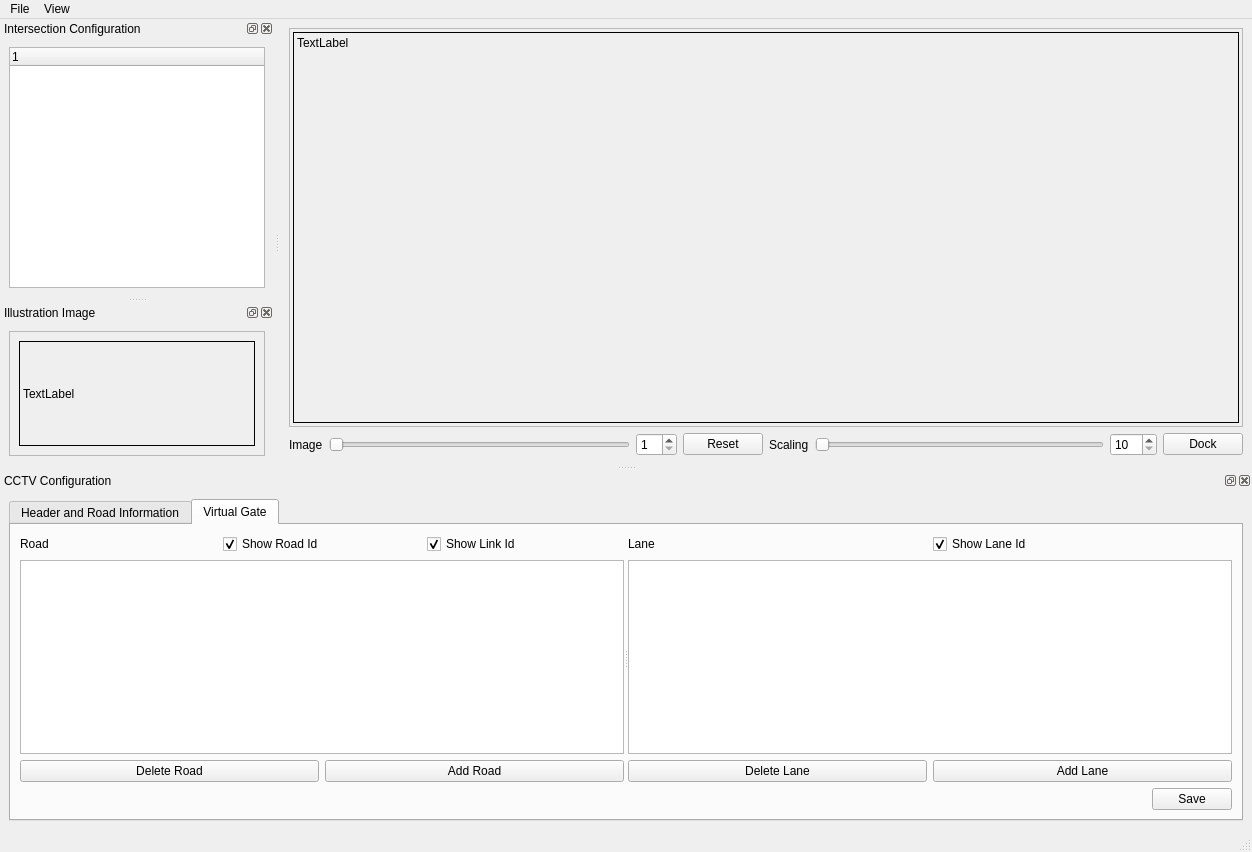
<?xml version="1.0" encoding="UTF-8"?>
<ui version="4.0">
 <class>MainWindow</class>
 <widget class="QMainWindow" name="MainWindow">
  <property name="geometry">
   <rect>
    <x>0</x>
    <y>0</y>
    <width>1252</width>
    <height>852</height>
   </rect>
  </property>
  <property name="windowTitle">
   <string>MainWindow</string>
  </property>
  <widget class="QWidget" name="centralwidget">
   <layout class="QGridLayout" name="gridLayout_2">
    <item row="0" column="0">
     <layout class="QVBoxLayout" name="verticalLayout">
      <item>
       <widget class="QScrollArea" name="scrollArea">
        <property name="widgetResizable">
         <bool>true</bool>
        </property>
        <widget class="QWidget" name="scrollAreaWidgetContents">
         <property name="geometry">
          <rect>
           <x>0</x>
           <y>0</y>
           <width>952</width>
           <height>384</height>
          </rect>
         </property>
         <layout class="QGridLayout" name="gridLayout">
          <property name="leftMargin">
           <number>3</number>
          </property>
          <property name="topMargin">
           <number>3</number>
          </property>
          <property name="rightMargin">
           <number>3</number>
          </property>
          <property name="bottomMargin">
           <number>3</number>
          </property>
          <item row="1" column="0">
           <widget class="QLabel" name="lblImage">
            <property name="sizePolicy">
             <sizepolicy hsizetype="Preferred" vsizetype="Preferred">
              <horstretch>0</horstretch>
              <verstretch>0</verstretch>
             </sizepolicy>
            </property>
            <property name="mouseTracking">
             <bool>true</bool>
            </property>
            <property name="frameShape">
             <enum>QFrame::Box</enum>
            </property>
            <property name="text">
             <string>TextLabel</string>
            </property>
            <property name="alignment">
             <set>Qt::AlignLeading|Qt::AlignLeft|Qt::AlignTop</set>
            </property>
           </widget>
          </item>
         </layout>
        </widget>
       </widget>
      </item>
      <item>
       <layout class="QHBoxLayout" name="horizontalLayout_11">
        <item>
         <layout class="QHBoxLayout" name="horizontalLayout_10">
          <item>
           <widget class="QLabel" name="lblNr">
            <property name="text">
             <string>Image</string>
            </property>
           </widget>
          </item>
          <item>
           <widget class="QSlider" name="hsldNr">
            <property name="sizePolicy">
             <sizepolicy hsizetype="Expanding" vsizetype="Fixed">
              <horstretch>0</horstretch>
              <verstretch>0</verstretch>
             </sizepolicy>
            </property>
            <property name="minimum">
             <number>1</number>
            </property>
            <property name="pageStep">
             <number>1</number>
            </property>
            <property name="orientation">
             <enum>Qt::Horizontal</enum>
            </property>
           </widget>
          </item>
          <item>
           <widget class="QSpinBox" name="spbNr">
            <property name="minimum">
             <number>1</number>
            </property>
           </widget>
          </item>
          <item>
           <widget class="QPushButton" name="btnReset">
            <property name="text">
             <string>Reset</string>
            </property>
           </widget>
          </item>
         </layout>
        </item>
        <item>
         <layout class="QHBoxLayout" name="horizontalLayout">
          <item>
           <widget class="QLabel" name="lblScaling">
            <property name="text">
             <string>Scaling</string>
            </property>
           </widget>
          </item>
          <item>
           <widget class="QSlider" name="hsldScaling">
            <property name="minimum">
             <number>10</number>
            </property>
            <property name="maximum">
             <number>500</number>
            </property>
            <property name="pageStep">
             <number>50</number>
            </property>
            <property name="orientation">
             <enum>Qt::Horizontal</enum>
            </property>
           </widget>
          </item>
          <item>
           <widget class="QSpinBox" name="spbScaling">
            <property name="suffix">
             <string/>
            </property>
            <property name="minimum">
             <number>10</number>
            </property>
            <property name="maximum">
             <number>500</number>
            </property>
            <property name="singleStep">
             <number>1</number>
            </property>
           </widget>
          </item>
          <item>
           <widget class="QPushButton" name="btnDock">
            <property name="text">
             <string>Dock</string>
            </property>
           </widget>
          </item>
         </layout>
        </item>
       </layout>
      </item>
     </layout>
    </item>
   </layout>
  </widget>
  <widget class="QMenuBar" name="menubar">
   <property name="geometry">
    <rect>
     <x>0</x>
     <y>0</y>
     <width>1252</width>
     <height>21</height>
    </rect>
   </property>
   <widget class="QMenu" name="menuFile">
    <property name="title">
     <string>File</string>
    </property>
    <addaction name="actionOpen_Images"/>
    <addaction name="separator"/>
   </widget>
   <widget class="QMenu" name="menuView">
    <property name="title">
     <string>View</string>
    </property>
    <addaction name="actionIllustration_Image"/>
    <addaction name="actionIntersection_Configuration"/>
    <addaction name="actionCCTV_Configuration"/>
   </widget>
   <addaction name="menuFile"/>
   <addaction name="menuView"/>
  </widget>
  <widget class="QStatusBar" name="statusbar"/>
  <widget class="QDockWidget" name="dwgIntersectionConfiguration">
   <property name="minimumSize">
    <size>
     <width>143</width>
     <height>133</height>
    </size>
   </property>
   <property name="windowTitle">
    <string>Intersection Configuration</string>
   </property>
   <attribute name="dockWidgetArea">
    <number>1</number>
   </attribute>
   <widget class="QWidget" name="dockWidgetContents_3">
    <layout class="QGridLayout" name="gridLayout_6">
     <item row="0" column="0">
      <widget class="QTreeWidget" name="treeIntersectionConfig">
       <property name="sizePolicy">
        <sizepolicy hsizetype="Expanding" vsizetype="Expanding">
         <horstretch>0</horstretch>
         <verstretch>0</verstretch>
        </sizepolicy>
       </property>
       <property name="indentation">
        <number>5</number>
       </property>
       <property name="headerHidden">
        <bool>false</bool>
       </property>
       <column>
        <property name="text">
         <string notr="true">1</string>
        </property>
       </column>
      </widget>
     </item>
    </layout>
   </widget>
  </widget>
  <widget class="QDockWidget" name="dwgIllustrationImage">
   <property name="minimumSize">
    <size>
     <width>102</width>
     <height>133</height>
    </size>
   </property>
   <property name="windowTitle">
    <string>Illustration Image</string>
   </property>
   <attribute name="dockWidgetArea">
    <number>1</number>
   </attribute>
   <widget class="QWidget" name="dockWidgetContents_4">
    <layout class="QGridLayout" name="gridLayout_10">
     <item row="0" column="0">
      <widget class="QScrollArea" name="scrollArea_2">
       <property name="widgetResizable">
        <bool>true</bool>
       </property>
       <widget class="QWidget" name="scrollAreaWidgetContents_2">
        <property name="geometry">
         <rect>
          <x>0</x>
          <y>0</y>
          <width>254</width>
          <height>116</height>
         </rect>
        </property>
        <layout class="QGridLayout" name="gridLayout_5">
         <item row="0" column="0">
          <widget class="QLabel" name="lblIllustrationImage">
           <property name="sizePolicy">
            <sizepolicy hsizetype="Expanding" vsizetype="Expanding">
             <horstretch>0</horstretch>
             <verstretch>0</verstretch>
            </sizepolicy>
           </property>
           <property name="frameShape">
            <enum>QFrame::Box</enum>
           </property>
           <property name="text">
            <string>TextLabel</string>
           </property>
          </widget>
         </item>
        </layout>
       </widget>
      </widget>
     </item>
    </layout>
   </widget>
  </widget>
  <widget class="QDockWidget" name="dwgCCTVConfiguration">
   <property name="sizePolicy">
    <sizepolicy hsizetype="Preferred" vsizetype="Preferred">
     <horstretch>0</horstretch>
     <verstretch>0</verstretch>
    </sizepolicy>
   </property>
   <property name="toolTip">
    <string/>
   </property>
   <property name="floating">
    <bool>false</bool>
   </property>
   <property name="windowTitle">
    <string>CCTV Configuration</string>
   </property>
   <attribute name="dockWidgetArea">
    <number>8</number>
   </attribute>
   <widget class="QWidget" name="dockWidgetContents_6">
    <layout class="QGridLayout" name="gridLayout_8">
     <item row="0" column="0">
      <widget class="QTabWidget" name="tabCCTVConfiguration">
       <property name="currentIndex">
        <number>1</number>
       </property>
       <widget class="QWidget" name="tpgHeaderRoadInfo">
        <attribute name="title">
         <string>Header and Road Information</string>
        </attribute>
        <layout class="QGridLayout" name="gridLayout_9">
         <item row="0" column="0">
          <layout class="QVBoxLayout" name="verticalLayout_9">
           <item>
            <widget class="QSplitter" name="splitter_2">
             <property name="orientation">
              <enum>Qt::Horizontal</enum>
             </property>
             <widget class="QWidget" name="layoutWidget">
              <layout class="QHBoxLayout" name="horizontalLayout_2">
               <item>
                <layout class="QVBoxLayout" name="verticalLayout_2">
                 <item>
                  <widget class="QLabel" name="lblHeader">
                   <property name="text">
                    <string>Header</string>
                   </property>
                  </widget>
                 </item>
                 <item>
                  <widget class="QLabel" name="lblCCTV">
                   <property name="text">
                    <string>CCTV</string>
                   </property>
                  </widget>
                 </item>
                 <item>
                  <widget class="QLabel" name="lblVersion">
                   <property name="text">
                    <string>Version</string>
                   </property>
                  </widget>
                 </item>
                 <item>
                  <widget class="QLabel" name="lblDate">
                   <property name="text">
                    <string>Date</string>
                   </property>
                  </widget>
                 </item>
                 <item>
                  <widget class="QLabel" name="lblIntersectionId">
                   <property name="text">
                    <string>Intersection ID</string>
                   </property>
                  </widget>
                 </item>
                 <item>
                  <widget class="QLabel" name="lblDeviceIp">
                   <property name="text">
                    <string>Device IP</string>
                   </property>
                  </widget>
                 </item>
                 <item>
                  <widget class="QLabel" name="lblCameraPosition">
                   <property name="text">
                    <string>Camera Position</string>
                   </property>
                  </widget>
                 </item>
                 <item>
                  <widget class="QLabel" name="lblCameraPositionLat">
                   <property name="text">
                    <string>Lat.</string>
                   </property>
                   <property name="alignment">
                    <set>Qt::AlignRight|Qt::AlignTrailing|Qt::AlignVCenter</set>
                   </property>
                  </widget>
                 </item>
                 <item>
                  <widget class="QLabel" name="lblCameraPositionLng">
                   <property name="text">
                    <string>Lng.</string>
                   </property>
                   <property name="alignment">
                    <set>Qt::AlignRight|Qt::AlignTrailing|Qt::AlignVCenter</set>
                   </property>
                  </widget>
                 </item>
                </layout>
               </item>
               <item>
                <layout class="QVBoxLayout" name="verticalLayout_3">
                 <item>
                  <spacer name="verticalSpacer_2">
                   <property name="orientation">
                    <enum>Qt::Vertical</enum>
                   </property>
                   <property name="sizeType">
                    <enum>QSizePolicy::Fixed</enum>
                   </property>
                   <property name="sizeHint" stdset="0">
                    <size>
                     <width>20</width>
                     <height>20</height>
                    </size>
                   </property>
                  </spacer>
                 </item>
                 <item>
                  <widget class="QLineEdit" name="txtCCTV">
                   <property name="sizePolicy">
                    <sizepolicy hsizetype="Expanding" vsizetype="Fixed">
                     <horstretch>0</horstretch>
                     <verstretch>0</verstretch>
                    </sizepolicy>
                   </property>
                  </widget>
                 </item>
                 <item>
                  <widget class="QLineEdit" name="txtVersion"/>
                 </item>
                 <item>
                  <widget class="QLineEdit" name="txtDate"/>
                 </item>
                 <item>
                  <widget class="QLineEdit" name="txtIntersectionId"/>
                 </item>
                 <item>
                  <widget class="QLineEdit" name="txtDeviceIp"/>
                 </item>
                 <item>
                  <spacer name="verticalSpacer">
                   <property name="orientation">
                    <enum>Qt::Vertical</enum>
                   </property>
                   <property name="sizeType">
                    <enum>QSizePolicy::Fixed</enum>
                   </property>
                   <property name="sizeHint" stdset="0">
                    <size>
                     <width>20</width>
                     <height>20</height>
                    </size>
                   </property>
                  </spacer>
                 </item>
                 <item>
                  <widget class="QLineEdit" name="txtCameraPositionLat"/>
                 </item>
                 <item>
                  <widget class="QLineEdit" name="txtCameraPositionLng"/>
                 </item>
                </layout>
               </item>
              </layout>
             </widget>
             <widget class="QWidget" name="layoutWidget_2">
              <layout class="QVBoxLayout" name="verticalLayout_10">
               <item>
                <widget class="QLabel" name="lblReferencePoints">
                 <property name="text">
                  <string>Reference Points</string>
                 </property>
                </widget>
               </item>
               <item>
                <layout class="QVBoxLayout" name="verticalLayout_5">
                 <item>
                  <widget class="QTableWidget" name="tblReferencePoints">
                   <property name="selectionMode">
                    <enum>QAbstractItemView::SingleSelection</enum>
                   </property>
                   <property name="selectionBehavior">
                    <enum>QAbstractItemView::SelectRows</enum>
                   </property>
                  </widget>
                 </item>
                 <item>
                  <layout class="QHBoxLayout" name="horizontalLayout_4">
                   <property name="leftMargin">
                    <number>0</number>
                   </property>
                   <item>
                    <widget class="QPushButton" name="btnDeletePoint">
                     <property name="text">
                      <string>Delete Point</string>
                     </property>
                    </widget>
                   </item>
                   <item>
                    <widget class="QPushButton" name="btnAddPoint">
                     <property name="text">
                      <string>Add Point</string>
                     </property>
                    </widget>
                   </item>
                  </layout>
                 </item>
                </layout>
               </item>
              </layout>
             </widget>
            </widget>
           </item>
           <item>
            <layout class="QHBoxLayout" name="horizontalLayout_7">
             <item>
              <spacer name="horizontalSpacer">
               <property name="orientation">
                <enum>Qt::Horizontal</enum>
               </property>
               <property name="sizeHint" stdset="0">
                <size>
                 <width>40</width>
                 <height>20</height>
                </size>
               </property>
              </spacer>
             </item>
             <item>
              <widget class="QPushButton" name="btnSave1">
               <property name="text">
                <string>Save</string>
               </property>
              </widget>
             </item>
            </layout>
           </item>
          </layout>
         </item>
        </layout>
       </widget>
       <widget class="QWidget" name="tpgVirtualGate">
        <attribute name="title">
         <string>Virtual Gate</string>
        </attribute>
        <layout class="QGridLayout" name="gridLayout_11">
         <item row="0" column="0">
          <layout class="QVBoxLayout" name="verticalLayout_11">
           <item>
            <widget class="QSplitter" name="splitter">
             <property name="orientation">
              <enum>Qt::Horizontal</enum>
             </property>
             <widget class="QWidget" name="layoutWidget">
              <layout class="QVBoxLayout" name="verticalLayout_4">
               <item>
                <layout class="QHBoxLayout" name="horizontalLayout_3">
                 <item>
                  <widget class="QLabel" name="lblRoad">
                   <property name="text">
                    <string>Road</string>
                   </property>
                  </widget>
                 </item>
                 <item>
                  <widget class="QCheckBox" name="chkShowRoadId">
                   <property name="text">
                    <string>Show Road Id</string>
                   </property>
                   <property name="checked">
                    <bool>true</bool>
                   </property>
                  </widget>
                 </item>
                 <item>
                  <widget class="QCheckBox" name="chkShowLinkId">
                   <property name="text">
                    <string>Show Link Id</string>
                   </property>
                   <property name="checked">
                    <bool>true</bool>
                   </property>
                  </widget>
                 </item>
                </layout>
               </item>
               <item>
                <layout class="QVBoxLayout" name="verticalLayout_6">
                 <item>
                  <widget class="QTableWidget" name="tblRoad">
                   <property name="selectionMode">
                    <enum>QAbstractItemView::SingleSelection</enum>
                   </property>
                   <property name="selectionBehavior">
                    <enum>QAbstractItemView::SelectRows</enum>
                   </property>
                  </widget>
                 </item>
                 <item>
                  <layout class="QHBoxLayout" name="horizontalLayout_6">
                   <item>
                    <widget class="QPushButton" name="btnDeleteRoad">
                     <property name="text">
                      <string>Delete Road</string>
                     </property>
                    </widget>
                   </item>
                   <item>
                    <widget class="QPushButton" name="btnAddRoad">
                     <property name="text">
                      <string>Add Road</string>
                     </property>
                    </widget>
                   </item>
                  </layout>
                 </item>
                </layout>
               </item>
              </layout>
             </widget>
             <widget class="QWidget" name="layoutWidget">
              <layout class="QVBoxLayout" name="verticalLayout_8">
               <item>
                <layout class="QHBoxLayout" name="horizontalLayout_5">
                 <item>
                  <widget class="QLabel" name="lblLane">
                   <property name="text">
                    <string>Lane</string>
                   </property>
                  </widget>
                 </item>
                 <item>
                  <widget class="QCheckBox" name="chkShowLaneId">
                   <property name="text">
                    <string>Show Lane Id</string>
                   </property>
                   <property name="checked">
                    <bool>true</bool>
                   </property>
                  </widget>
                 </item>
                </layout>
               </item>
               <item>
                <layout class="QVBoxLayout" name="verticalLayout_7">
                 <item>
                  <widget class="QTableWidget" name="tblLane">
                   <property name="selectionMode">
                    <enum>QAbstractItemView::SingleSelection</enum>
                   </property>
                   <property name="selectionBehavior">
                    <enum>QAbstractItemView::SelectRows</enum>
                   </property>
                  </widget>
                 </item>
                 <item>
                  <layout class="QHBoxLayout" name="horizontalLayout_8">
                   <item>
                    <widget class="QPushButton" name="btnDeleteLane">
                     <property name="text">
                      <string>Delete Lane</string>
                     </property>
                    </widget>
                   </item>
                   <item>
                    <widget class="QPushButton" name="btnAddLane">
                     <property name="text">
                      <string>Add Lane</string>
                     </property>
                    </widget>
                   </item>
                  </layout>
                 </item>
                </layout>
               </item>
              </layout>
             </widget>
            </widget>
           </item>
           <item>
            <layout class="QHBoxLayout" name="horizontalLayout_9">
             <item>
              <spacer name="horizontalSpacer_2">
               <property name="orientation">
                <enum>Qt::Horizontal</enum>
               </property>
               <property name="sizeHint" stdset="0">
                <size>
                 <width>40</width>
                 <height>20</height>
                </size>
               </property>
              </spacer>
             </item>
             <item>
              <widget class="QPushButton" name="btnSave2">
               <property name="text">
                <string>Save</string>
               </property>
              </widget>
             </item>
            </layout>
           </item>
          </layout>
         </item>
        </layout>
       </widget>
      </widget>
     </item>
    </layout>
   </widget>
  </widget>
  <action name="actionOpen_Images">
   <property name="text">
    <string>Open Images</string>
   </property>
  </action>
  <action name="actionIllustration_Image">
   <property name="text">
    <string>Show Illustration Image</string>
   </property>
  </action>
  <action name="actionIntersection_Configuration">
   <property name="text">
    <string>Show Intersection Configuration</string>
   </property>
  </action>
  <action name="actionCCTV_Configuration">
   <property name="text">
    <string>Show CCTV Configuration</string>
   </property>
  </action>
 </widget>
 <resources/>
 <connections>
  <connection>
   <sender>hsldScaling</sender>
   <signal>valueChanged(int)</signal>
   <receiver>spbScaling</receiver>
   <slot>setValue(int)</slot>
   <hints>
    <hint type="sourcelabel">
     <x>830</x>
     <y>499</y>
    </hint>
    <hint type="destinationlabel">
     <x>879</x>
     <y>498</y>
    </hint>
   </hints>
  </connection>
  <connection>
   <sender>spbScaling</sender>
   <signal>valueChanged(int)</signal>
   <receiver>hsldScaling</receiver>
   <slot>setValue(int)</slot>
   <hints>
    <hint type="sourcelabel">
     <x>879</x>
     <y>498</y>
    </hint>
    <hint type="destinationlabel">
     <x>830</x>
     <y>499</y>
    </hint>
   </hints>
  </connection>
  <connection>
   <sender>spbNr</sender>
   <signal>valueChanged(int)</signal>
   <receiver>hsldNr</receiver>
   <slot>setValue(int)</slot>
   <hints>
    <hint type="sourcelabel">
     <x>488</x>
     <y>281</y>
    </hint>
    <hint type="destinationlabel">
     <x>388</x>
     <y>281</y>
    </hint>
   </hints>
  </connection>
  <connection>
   <sender>hsldNr</sender>
   <signal>valueChanged(int)</signal>
   <receiver>spbNr</receiver>
   <slot>setValue(int)</slot>
   <hints>
    <hint type="sourcelabel">
     <x>388</x>
     <y>281</y>
    </hint>
    <hint type="destinationlabel">
     <x>488</x>
     <y>281</y>
    </hint>
   </hints>
  </connection>
 </connections>
</ui>
